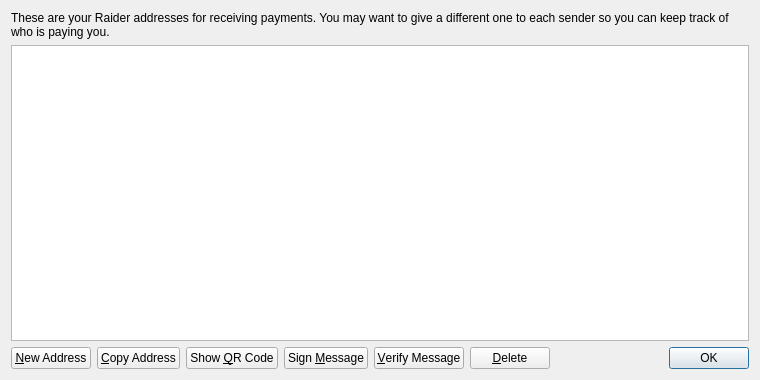
<?xml version="1.0" encoding="UTF-8"?>
<ui version="4.0">
 <class>AddressBookPage</class>
 <widget class="QWidget" name="AddressBookPage">
  <property name="geometry">
   <rect>
    <x>0</x>
    <y>0</y>
    <width>760</width>
    <height>380</height>
   </rect>
  </property>
  <property name="windowTitle">
   <string>Address Book</string>
  </property>
  <layout class="QVBoxLayout" name="verticalLayout">
   <item>
    <widget class="QLabel" name="labelExplanation">
     <property name="text">
      <string>These are your Raider addresses for receiving payments. You may want to give a different one to each sender so you can keep track of who is paying you.</string>
     </property>
     <property name="textFormat">
      <enum>Qt::PlainText</enum>
     </property>
     <property name="wordWrap">
      <bool>true</bool>
     </property>
    </widget>
   </item>
   <item>
    <widget class="QTableView" name="tableView">
     <property name="contextMenuPolicy">
      <enum>Qt::CustomContextMenu</enum>
     </property>
     <property name="toolTip">
      <string>Double-click to edit address or label</string>
     </property>
     <property name="tabKeyNavigation">
      <bool>false</bool>
     </property>
     <property name="alternatingRowColors">
      <bool>true</bool>
     </property>
     <property name="selectionMode">
      <enum>QAbstractItemView::SingleSelection</enum>
     </property>
     <property name="selectionBehavior">
      <enum>QAbstractItemView::SelectRows</enum>
     </property>
     <property name="sortingEnabled">
      <bool>true</bool>
     </property>
     <attribute name="verticalHeaderVisible">
      <bool>false</bool>
     </attribute>
    </widget>
   </item>
   <item>
    <layout class="QHBoxLayout" name="horizontalLayout">
     <item>
      <widget class="QPushButton" name="newAddressButton">
       <property name="toolTip">
        <string>Create a new address</string>
       </property>
       <property name="text">
        <string>&amp;New Address</string>
       </property>
       <property name="icon">
        <iconset resource="../bitcoin.qrc">
         <normaloff>:/icons/add</normaloff>:/icons/add</iconset>
       </property>
      </widget>
     </item>
     <item>
      <widget class="QPushButton" name="copyToClipboard">
       <property name="toolTip">
        <string>Copy the currently selected address to the system clipboard</string>
       </property>
       <property name="text">
        <string>&amp;Copy Address</string>
       </property>
       <property name="icon">
        <iconset resource="../bitcoin.qrc">
         <normaloff>:/icons/editcopy</normaloff>:/icons/editcopy</iconset>
       </property>
      </widget>
     </item>
     <item>
      <widget class="QPushButton" name="showQRCode">
       <property name="text">
        <string>Show &amp;QR Code</string>
       </property>
       <property name="icon">
        <iconset resource="../bitcoin.qrc">
         <normaloff>:/icons/qrcode</normaloff>:/icons/qrcode</iconset>
       </property>
      </widget>
     </item>
     <item>
      <widget class="QPushButton" name="signMessage">
       <property name="toolTip">
        <string>Sign a message to prove you own a Raider address</string>
       </property>
       <property name="text">
        <string>Sign &amp;Message</string>
       </property>
       <property name="icon">
        <iconset resource="../bitcoin.qrc">
         <normaloff>:/icons/edit</normaloff>:/icons/edit</iconset>
       </property>
      </widget>
     </item>
     <item>
      <widget class="QPushButton" name="verifyMessage">
       <property name="toolTip">
        <string>Verify a message to ensure it was signed with a specified Raider address</string>
       </property>
       <property name="text">
        <string>&amp;Verify Message</string>
       </property>
       <property name="icon">
        <iconset resource="../bitcoin.qrc">
         <normaloff>:/icons/transaction_0</normaloff>:/icons/transaction_0</iconset>
       </property>
      </widget>
     </item>
     <item>
      <widget class="QPushButton" name="deleteButton">
       <property name="toolTip">
        <string>Delete the currently selected address from the list</string>
       </property>
       <property name="text">
        <string>&amp;Delete</string>
       </property>
       <property name="icon">
        <iconset resource="../bitcoin.qrc">
         <normaloff>:/icons/remove</normaloff>:/icons/remove</iconset>
       </property>
      </widget>
     </item>
     <item>
      <spacer name="horizontalSpacer">
       <property name="orientation">
        <enum>Qt::Horizontal</enum>
       </property>
       <property name="sizeHint" stdset="0">
        <size>
         <width>40</width>
         <height>20</height>
        </size>
       </property>
      </spacer>
     </item>
     <item>
      <widget class="QDialogButtonBox" name="buttonBox">
       <property name="sizePolicy">
        <sizepolicy hsizetype="Maximum" vsizetype="Fixed">
         <horstretch>0</horstretch>
         <verstretch>0</verstretch>
        </sizepolicy>
       </property>
       <property name="standardButtons">
        <set>QDialogButtonBox::Ok</set>
       </property>
      </widget>
     </item>
    </layout>
   </item>
  </layout>
 </widget>
 <resources>
  <include location="../bitcoin.qrc"/>
 </resources>
 <connections/>
</ui>
